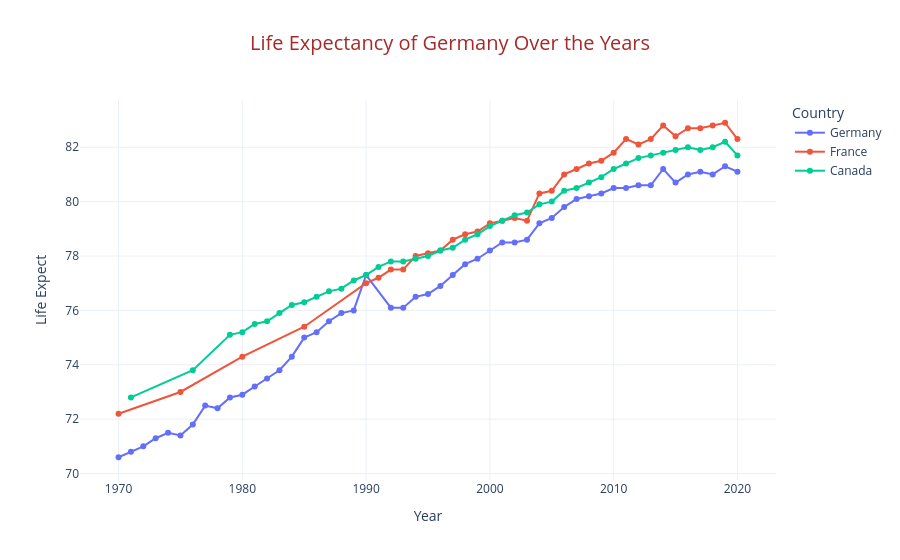

Notebook cell for this chart:
### Markdown cell above
#### 1.Line chart
A line is used to show trends overtime

1. Understand the problem of what your are trying to plot
2. Organize the data to meet your desired end
3. Use the ploting API
4. Plot
5. Customize
6. Render

### Code cell
# For example we want to visualize the life expectancy of Germany over the years.
country_filtered = ['Germany', 'France', 'Canada']  # List of countries to filter by

df_health_filtered = df_health[df_health['Country'].isin(country_filtered)]  # Filter the dataset to include only the specified country

# Plotly Express API
fig = px.line(
    data_frame=df_health_filtered,
    x='Year',  # Column to be plotted on the x-axis
    y='Life_Expectancy',
    markers=True,
    color='Country', #Does the coloring for the 3 countries
    title='Life Expectancy of Germany Over the Years',
    labels = {'Year': 'Year', 'Life_Expectancy': 'Life Expect'},
    template='plotly_white'
 )
fig.update_layout(title_font_size=20, title_font_color='brown', title_x=0.5)
fig.update_layout(hovermode='x unified')
fig.show()

### Figure 1 — Plotly figure (JSON) as saved in the notebook; plotly's stock layout.template omitted (floating-point values rounded to 4 significant figures)
{"data": [{"hovertemplate": "Country=Germany<br>Year=%{x}<br>Life Expect=%{y}<extra></extra>", "legendgroup": "Germany", "line": {"color": "#636efa", "dash": "solid"}, "marker": {"symbol": "circle"}, "mode": "lines+markers", "name": "Germany", "orientation": "v", "showlegend": true, "type": "scatter", "x": [1970, 1971, 1972, 1973, 1974, 1975, 1976, 1977, 1978, 1979, 1980, 1981, 1982, 1983, 1984, 1985, 1986, 1987, 1988, 1989, 1990, 1992, 1993, 1994, 1995, 1996, 1997, 1998, 1999, 2000, 2001, 2002, 2003, 2004, 2005, 2006, 2007, 2008, 2009, 2010, 2011, 2012, 2013, 2014, 2015, 2016, 2017, 2018, 2019, 2020], "xaxis": "x", "y": [70.6, 70.8, 71.0, 71.3, 71.5, 71.4, 71.8, 72.5, 72.4, 72.8, 72.9, 73.2, 73.5, 73.8, 74.3, 75.0, 75.2, 75.6, 75.9, 76.0, 77.3, 76.1, 76.1, 76.5, 76.6, 76.9, 77.3, 77.7, 77.9, 78.2, 78.5, 78.5, 78.6, 79.2, 79.4, 79.8, 80.1, 80.2, 80.3, 80.5, 80.5, 80.6, 80.6, 81.2, 80.7, 81.0, 81.1, 81.0, 81.3, 81.1], "yaxis": "y"}, {"hovertemplate": "Country=France<br>Year=%{x}<br>Life Expect=%{y}<extra></extra>", "legendgroup": "France", "line": {"color": "#EF553B", "dash": "solid"}, "marker": {"symbol": "circle"}, "mode": "lines+markers", "name": "France", "orientation": "v", "showlegend": true, "type": "scatter", "x": [1970, 1975, 1980, 1985, 1990, 1991, 1992, 1993, 1994, 1995, 1996, 1997, 1998, 1999, 2000, 2001, 2002, 2003, 2004, 2005, 2006, 2007, 2008, 2009, 2010, 2011, 2012, 2013, 2014, 2015, 2016, 2017, 2018, 2019, 2020], "xaxis": "x", "y": [72.2, 73.0, 74.3, 75.4, 77.0, 77.2, 77.5, 77.5, 78.0, 78.1, 78.2, 78.6, 78.8, 78.9, 79.2, 79.3, 79.4, 79.3, 80.3, 80.4, 81.0, 81.2, 81.4, 81.5, 81.8, 82.3, 82.1, 82.3, 82.8, 82.4, 82.7, 82.7, 82.8, 82.9, 82.3], "yaxis": "y"}, {"hovertemplate": "Country=Canada<br>Year=%{x}<br>Life Expect=%{y}<extra></extra>", "legendgroup": "Canada", "line": {"color": "#00cc96", "dash": "solid"}, "marker": {"symbol": "circle"}, "mode": "lines+markers", "name": "Canada", "orientation": "v", "showlegend": true, "type": "scatter", "x": [1971, 1976, 1979, 1980, 1981, 1982, 1983, 1984, 1985, 1986, 1987, 1988, 1989, 1990, 1991, 1992, 1993, 1994, 1995, 1996, 1997, 1998, 1999, 2000, 2001, 2002, 2003, 2004, 2005, 2006, 2007, 2008, 2009, 2010, 2011, 2012, 2013, 2014, 2015, 2016, 2017, 2018, 2019, 2020], "xaxis": "x", "y": [72.8, 73.8, 75.1, 75.2, 75.5, 75.6, 75.9, 76.2, 76.3, 76.5, 76.7, 76.8, 77.1, 77.3, 77.6, 77.8, 77.8, 77.9, 78.0, 78.2, 78.3, 78.6, 78.8, 79.1, 79.3, 79.5, 79.6, 79.9, 80.0, 80.4, 80.5, 80.7, 80.9, 81.2, 81.4, 81.6, 81.7, 81.8, 81.9, 82.0, 81.9, 82.0, 82.2, 81.7], "yaxis": "y"}], "layout": {"hovermode": "x unified", "legend": {"title": {"text": "Country"}, "tracegroupgap": 0}, "title": {"font": {"color": "brown", "size": 20}, "text": "Life Expectancy of Germany Over the Years", "x": 0.5}, "xaxis": {"anchor": "y", "domain": [0, 1], "title": {"text": "Year"}}, "yaxis": {"anchor": "x", "domain": [0, 1], "title": {"text": "Life Expect"}}}}
